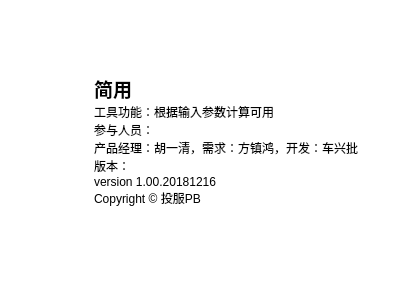
<?xml version="1.0" encoding="UTF-8"?>
<ui version="4.0">
 <class>Form</class>
 <widget class="QWidget" name="Form">
  <property name="geometry">
   <rect>
    <x>0</x>
    <y>0</y>
    <width>400</width>
    <height>300</height>
   </rect>
  </property>
  <property name="minimumSize">
   <size>
    <width>400</width>
    <height>300</height>
   </size>
  </property>
  <property name="maximumSize">
   <size>
    <width>400</width>
    <height>300</height>
   </size>
  </property>
  <property name="windowTitle">
   <string>关于 简用</string>
  </property>
  <property name="styleSheet">
   <string notr="true">background-color: rgb(255, 255, 255);</string>
  </property>
  <widget class="QLabel" name="label">
   <property name="geometry">
    <rect>
     <x>20</x>
     <y>90</y>
     <width>48</width>
     <height>48</height>
    </rect>
   </property>
   <property name="text">
    <string/>
   </property>
   <property name="pixmap">
    <pixmap>about.png</pixmap>
   </property>
  </widget>
  <widget class="QTextBrowser" name="textBrowser">
   <property name="geometry">
    <rect>
     <x>90</x>
     <y>70</y>
     <width>285</width>
     <height>141</height>
    </rect>
   </property>
   <property name="styleSheet">
    <string notr="true">background:rgba(255,0,0,0)</string>
   </property>
   <property name="frameShape">
    <enum>QFrame::NoFrame</enum>
   </property>
   <property name="html">
    <string>&lt;!DOCTYPE HTML PUBLIC &quot;-//W3C//DTD HTML 4.0//EN&quot; &quot;http://www.w3.org/TR/REC-html40/strict.dtd&quot;&gt;
&lt;html&gt;&lt;head&gt;&lt;meta name=&quot;qrichtext&quot; content=&quot;1&quot; /&gt;&lt;style type=&quot;text/css&quot;&gt;
p, li { white-space: pre-wrap; }
&lt;/style&gt;&lt;/head&gt;&lt;body style=&quot; font-family:'SimSun'; font-size:9pt; font-weight:400; font-style:normal;&quot;&gt;
&lt;p style=&quot; margin-top:0px; margin-bottom:0px; margin-left:0px; margin-right:0px; -qt-block-indent:0; text-indent:0px;&quot;&gt;&lt;span style=&quot; font-size:14pt; font-weight:600; color:#000000;&quot;&gt;简用&lt;/span&gt;&lt;/p&gt;
&lt;p style=&quot; margin-top:0px; margin-bottom:0px; margin-left:0px; margin-right:0px; -qt-block-indent:0; text-indent:0px;&quot;&gt;工具功能：根据输入参数计算可用&lt;/p&gt;
&lt;p style=&quot; margin-top:0px; margin-bottom:0px; margin-left:0px; margin-right:0px; -qt-block-indent:0; text-indent:0px;&quot;&gt;参与人员：&lt;/p&gt;
&lt;p style=&quot; margin-top:0px; margin-bottom:0px; margin-left:0px; margin-right:0px; -qt-block-indent:0; text-indent:0px;&quot;&gt;产品经理：胡一清，需求：方镇鸿，开发：车兴批&lt;/p&gt;
&lt;p style=&quot; margin-top:0px; margin-bottom:0px; margin-left:0px; margin-right:0px; -qt-block-indent:0; text-indent:0px;&quot;&gt;版本：&lt;/p&gt;
&lt;p style=&quot; margin-top:0px; margin-bottom:0px; margin-left:0px; margin-right:0px; -qt-block-indent:0; text-indent:0px;&quot;&gt;version 1.00.20181216&lt;/p&gt;
&lt;p style=&quot; margin-top:0px; margin-bottom:0px; margin-left:0px; margin-right:0px; -qt-block-indent:0; text-indent:0px;&quot;&gt;Copyright © 投服PB&lt;/p&gt;&lt;/body&gt;&lt;/html&gt;</string>
   </property>
  </widget>
 </widget>
 <resources/>
 <connections/>
</ui>
